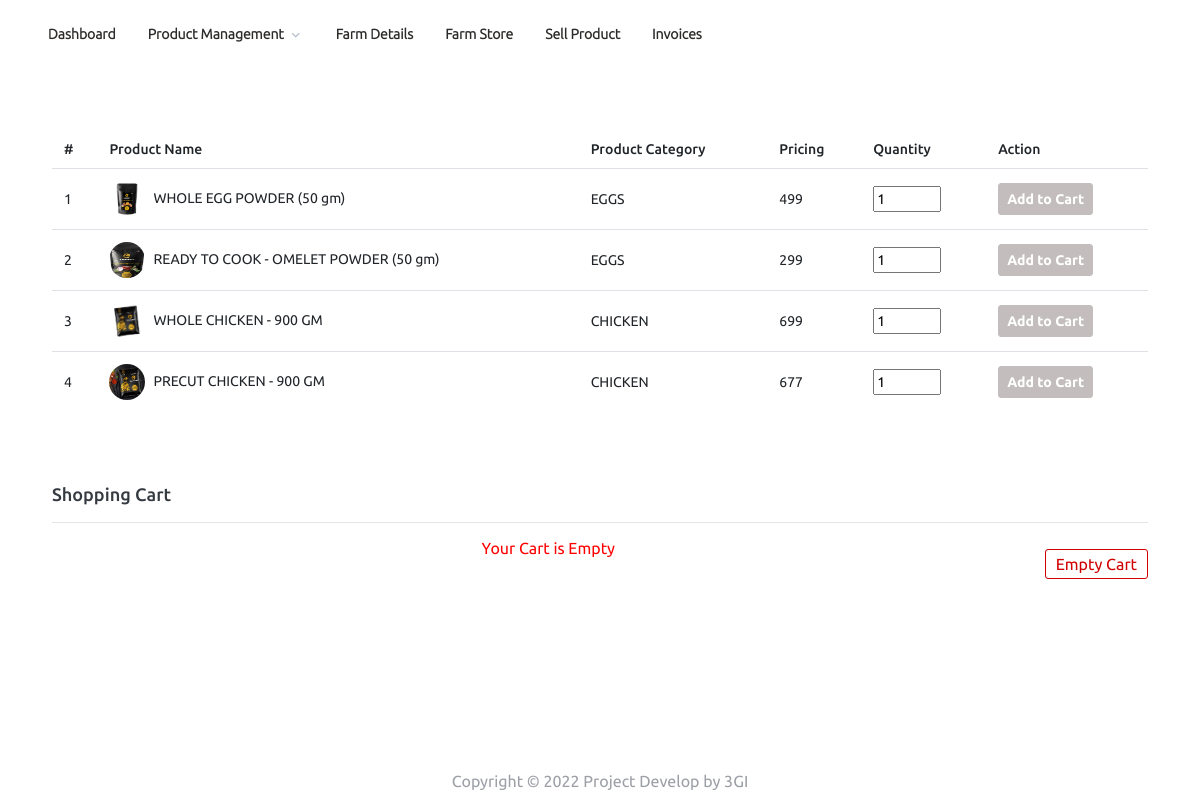
Page /farm/sell_product.php on the committed database.
### tables this page shows
CREATE TABLE `tblproducts` (
  `id` int(11) NOT NULL,
  `CategoryName` varchar(150) DEFAULT NULL,
  `ProductName` varchar(150) DEFAULT NULL,
  `ProductImage` varchar(255) DEFAULT NULL,
  `ProductPrice` decimal(10,0) DEFAULT NULL,
  `PostingDate` timestamp NOT NULL DEFAULT current_timestamp() ON UPDATE current_timestamp(),
  `UpdationDate` timestamp NULL DEFAULT NULL ON UPDATE current_timestamp()
);

### farm/sell_product.php (the view, shortened to what this page needs)
<?php
include('includes/dbconnection.php');
?>
<!DOCTYPE html>
<html lang="en">
<?php @include("includes/head.php");?>
<body>
  <div class="container-scroller">
    <?php @include("includes/header.php");?>
    <div class="container-fluid page-body-wrapper">
      <div class="main-panel">
        <div class="content-wrapper">
          <div class="row">
            <div class="col-lg-12 grid-margin stretch-card">
              <div class="card">
                <div class="table-responsive p-3">
                  <table id="datable_1" class="table table-hover w-100 display pb-30">
                    <thead>
                      <tr>
                        <th>#</th>
                        <th>Product Name</th>
                        <th>Product Category</th>
                        <th>Pricing</th>
                        <th>Quantity</th>
                        <th>Action</th>
                      </tr>
                    </thead>
                    <tbody>
                      <?php
                      $query=mysqli_query($con,"select * from tblproducts ");
                      $cnt=1;
                      while($row=mysqli_fetch_array($query))
                      {
                        ?>
                        <form method="post" action="sell_product.php?action=add&pid=<?php echo $row["id"]; ?>">
                          <tr>
                            <td><?php echo $cnt;?></td>
                            <td> <img src="assets/img/productimages/<?php  echo $row['ProductImage'];?>" class="mr-2" alt="image"><?php echo $row['ProductName'];?></td>
                            <td><?php echo $row['CategoryName'];?></td>
                            <td><?php echo $row['ProductPrice'];?></td>
                            <td><input type="text" class="product-quantity" name="quantity" value="1" size="2" /></td>
                            <td>
                              <input type="submit" value="Add to Cart" class="btn btn-secondary p-2" />
                            </td>
                          </tr>
                        </form>
                        <?php
                        $cnt++;
                      } ?>
                    </tbody>
                  </table>
                </div>
              </div>
            </div>
            <div class="col-lg-12 grid-margin stretch-card">
              <div class="card">
                <div class="table-responsive p-3">
                  <form class="needs-validation" method="post" novalidate>
                   <h4>Shopping Cart</h4>
                   <hr />
                   <a id="btnEmpty" href="sell_product.php?action=empty" >Empty Cart</a>
                   <?php
                   if(isset($_SESSION["cart_item"])){
                    $total_quantity = 0;
                    $total_price = 0;
                    ?>
                    <table class="table align-items-center table-bordered" >
                      <tbody>
                        <tr>
                          <th >Product Name</th>
                          <th>Category</th>
                          <th>Company</th>
                          <th >Quantity</th>
                          <th >Unit Price</th>
                          <th >Price</th>
                          <th >Remove</th>
                        </tr>
                        <?php
                        $productid=array();
                        foreach ($_SESSION["cart_item"] as $item){
                          $item_price = $item["quantity"]*$item["price"];
                          array_push($productid,$item['code']);
                          ?>
                          <input type="hidden" value="<?php echo $item['quantity']; ?>" name="quantity[<?php echo $item['code']; ?>]">
                          <tr>
                            <td><img src="assets/img/productimages/<?php  echo  $item["image"];?>" class="mr-2" alt="image"><?php echo $item["pname"]; ?></td>
                            <td><?php echo $item["catname"]; ?></td>
                            <td><?php echo $item["compname"]; ?></td>
                            <td><?php echo $item["quantity"]; ?></td>
                            <td><?php echo $item["price"]; ?></td>
                            <td><?php echo number_format($item_price,2); ?></td>
                            <td><a href="sell_product.php?action=remove&code=<?php echo $item["code"]; ?>" class="btnRemoveAction"> <i class="mdi mdi-close-circle" style="font-size: 25px;"></i> </a></td>
                          </tr>
                          <?php
                          $total_quantity += $item["quantity"];
                          $total_price += ($item["price"]*$item["quantity"]);
                        }
                        $_SESSION['productid']=$productid;
                        ?>
                        <tr>
                          <td colspan="3" align="right">Total:</td>
                          <td colspan="2"><?php echo $total_quantity; ?></td>
                          <td colspan=><strong><?php echo number_format($total_price, 2); ?></strong></td>
                          <td></td>
                        </tr>
                      </tbody>
                    </table>
                    <div class="form-row">
                      <div class="col-md-6 mb-10">
                        <label for="validationCustom03">Customer Name</label>
                        <input type="text" class="form-control" id="validationCustom03" placeholder="Customer Name" name="customername" required>
                        <div class="invalid-feedback">Please provide a valid customer name.</div>
                      </div>
                      <div class="col-md-6 mb-10">
                        <label for="validationCustom03">Customer Mobile Number</label>
                        <input type="text" class="form-control" id="validationCustom03" placeholder="Mobile Number" name="mobileno" required>
                        <div class="invalid-feedback">Please provide a valid mobile number.</div>
                      </div>
                    </div>
                    <div class="form-row">
                      <div class="col-md-6 mb-10">
                        <label for="validationCustom03">Payment Mode</label>
                        <div class="custom-control custom-radio mb-10">
                          <input type="radio" class="custom-control-input" id="customControlValidation2" name="paymentmode" value="cash" required>
                          <label class="custom-control-label" for="customControlValidation2">Cash</label>
                        </div>
                        <div class="custom-control custom-radio mb-10">
                          <input type="radio" class="custom-control-input" id="customControlValidation3" name="paymentmode" value="card" required>
                          <label class="custom-control-label" for="customControlValidation3">Card</label>
                        </div>
                      </div>
                      <div class="col-md-6 mb-4 ">
                        <button class="btn btn-primary mt-6" type="submit" name="checkout">Checkout</button>
                      </div>
                    </div>
                  </form>
                  <?php
                } else {
                  ?>
                  <div style="color:red" align="center">Your Cart is Empty</div>
                  <?php
                }
                ?>
              </div>
            </div>
          </div>
        </div>
      </div>
    </div>
  </div>
</div>
<?php @include("includes/foot.php");?>
</body>
</html>

### farm/includes/head.php (shortened to what this page needs)
 <head>
  <link rel="stylesheet" href="assets/vendor/mdi/css/materialdesignicons.min.css">
  <link rel="stylesheet" href="assets/vendor/css/vendor.bundle.base.css">
  <link rel="icon" type="image/x-icon" href="assets/img/companyimages/favicon.png"
  <link rel="stylesheet" href="assets/js/fancybox/jquery.fancybox.css" type="text/css" media="screen">
  <link rel="stylesheet" href="assets/css/style2.css">
  <link rel="stylesheet" href="assets/css/style.css">
  <link rel="stylesheet" href="https://maxcdn.bootstrapcdn.com/font-awesome/4.5.0/css/font-awesome.min.css">
  <link href="assets/vendor/datatables/dataTables.bootstrap4.min.css" rel="stylesheet">
</head>

### farm/includes/header.php (shortened to what this page needs)
<nav class="navbar default-layout-navbar col-lg-12 col-12 p-0 fixed-top d-flex flex-row">
 <div class="navbar-menu-wrapper d-flex align-items-stretch w-100">
   <ul class="navbar-nav navbar-nav-left">
     <li class="nav-item dropdown">
           <a class="nav-link" href="dashboard.php">Dashboard</a>
         </li>
    <li class="nav-item dropdown">
           <a class="nav-link dropdown-toggle" href="#" id="dropdown05" data-toggle="dropdown" aria-haspopup="true" aria-expanded="false">Product Management</a>
         </li>
         <li class="nav-item dropdown">
           <a class="nav-link" href="farmprofile.php">Farm Details</a>
         </li>
         <li class="nav-item dropdown">
           <a class="nav-link" href="store.php">Farm Store</a>
         </li>
         <li class="nav-item dropdown">
           <a class="nav-link" href="sell_product.php">Sell Product</a>
         </li>
         <li class="nav-item dropdown">
           <a class="nav-link" href="invoices.php">Invoices</a>
         </li>
       </ul>
     </div>
   </nav>

### farm/includes/foot.php (shortened to what this page needs)
</body>
</html>

### farm/assets/css/style2.css (style rules this page uses)
body { font-family: 'Lato', sans-serif; font-weight: normal; color: #6E6E6E; }
ul, .list.custom-list ul { margin: 0 0 11px; list-style-type: none; padding-left: 10px; }
img { max-width: 100%; }
.btn { background: #3d84e6; color: #fff; }

### farm/includes/head.php (style rules this page uses)
th { white-space: normal !important; word-wrap: break-word; hyphens: auto; }
td { white-space: normal !important; word-wrap: break-word; hyphens: auto; line-height: 20px !important; }

### farm/sell_product.php (style rules this page uses)
#btnEmpty { background-color: #ffffff; border: #d00000 1px solid; padding: 5px 10px; color: #d00000; float: right; text-decoration: none; border-radius: 3px; margin: 10px 0px; }

### rows in the picture
tblproducts: ProductImage (picture), ProductName "WHOLE EGG POWDER (50 gm)", CategoryName "EGGS", ProductPrice "499"
tblproducts: ProductImage (picture), ProductName "READY TO COOK - OMELET POWDER (50 gm)", CategoryName "EGGS", ProductPrice "299"
tblproducts: ProductImage (picture), ProductName "WHOLE CHICKEN - 900 GM", CategoryName "CHICKEN", ProductPrice "699"
tblproducts: ProductImage (picture), ProductName "PRECUT CHICKEN - 900 GM", CategoryName "CHICKEN", ProductPrice "677"
